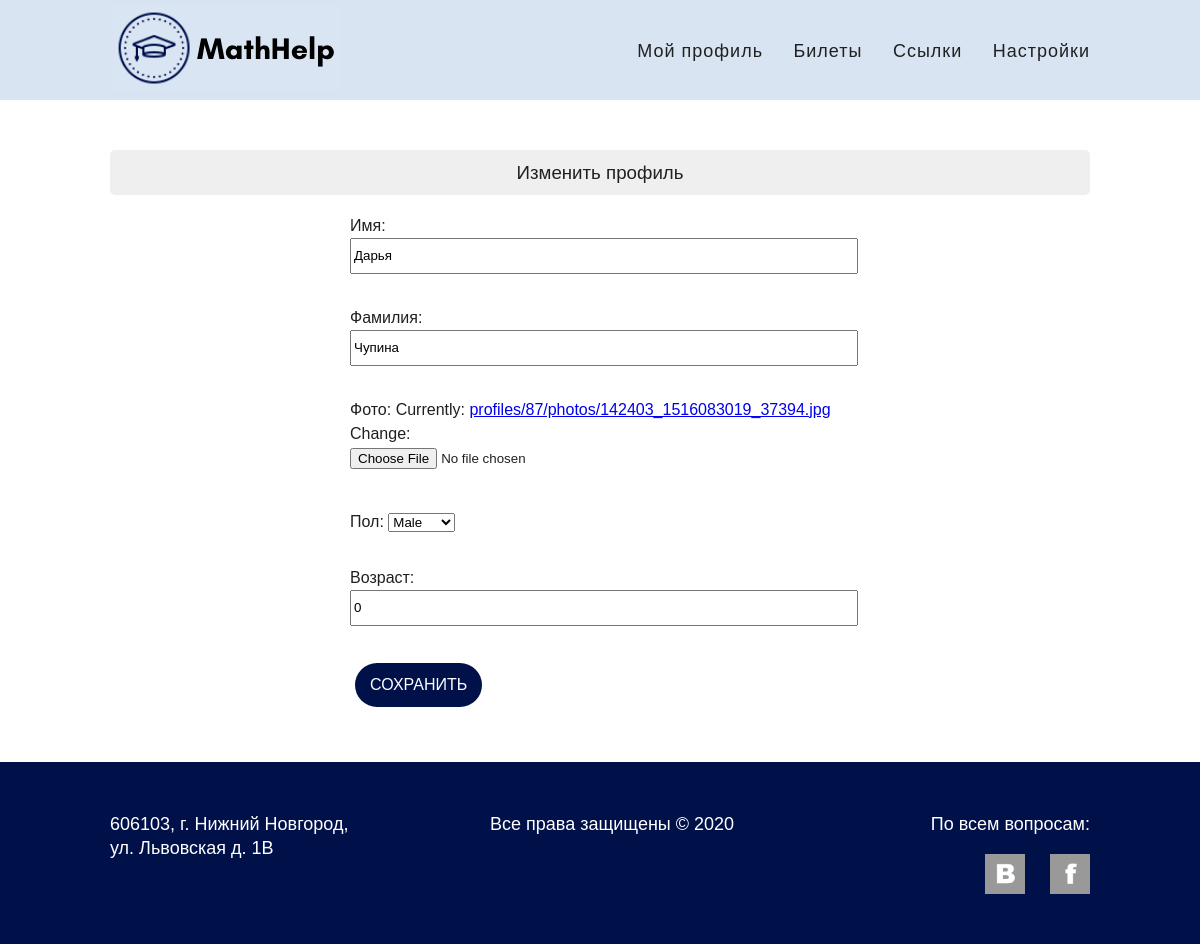
Screenshot of /profiles/dasha234/update (signed in) with the database file from the repository.
### apps/profiles/models.py (models this page shows, shortened)
class Profile(models.Model):
    error_messages = {
        'invalid_delete_photo': 'Can not delete default photo.',
    }
    PHOTO_MAX_WIDTH, PHOTO_MAX_HEIGHT = 250, 250
    DEFAULT_PHOTO_PATH = os.path.join('profiles', 'default-avatar.jpg')
    MALE, FEMALE = 'M', 'F'
    GENDER_CHOICES = ((MALE, 'Male'), (FEMALE, 'Female'))
    user = models.OneToOneField(get_user_model(), on_delete=models.CASCADE)
    first_name = models.CharField(max_length=128, default='', blank=True)
    last_name = models.CharField(max_length=128, default='', blank=True)
    photo = models.ImageField(
        upload_to=get_photo_upload_path, default=DEFAULT_PHOTO_PATH
    )
    gender = models.CharField(
        max_length=1, choices=GENDER_CHOICES, default=MALE, blank=True
    )
    age = models.PositiveSmallIntegerField(default=0, blank=True)
    login_count = models.IntegerField(default=0)
    def get_absolute_url(self):
        return reverse(ProfilesConfig.PROFILE_DETAIL_URL, args=[self.user.username])
    def get_absolute_update_url(self):
        return reverse(ProfilesConfig.PROFILE_UPDATE_URL, args=[self.user.username])

### apps/profiles/views.py (the view)
class ProfileUpdateView(SuccessMessageMixin, UpdateView):
    model = Profile
    form_class = ProfileUpdateForm
    template_name = f'{ProfilesConfig.name}/profile-update.html'
    success_url = reverse_lazy(ProfilesConfig.PROFILE_REDIRECT_URL)
    success_message = 'Профиль был успешно обновлён.'
    def get_object(self):
        return self.request.user.profile

### apps/profiles/forms.py (shortened to what this page needs)
class ProfileUpdateForm(ModelForm):
    error_messages = {
        'invalid_photo_size': \
            f'Максимальный размер фото {Profile.get_max_photo_size_display()}.'
    }
    class Meta:
        model = Profile
        exclude = ['user', 'login_count']
        labels = {
            'first_name': 'Имя',
            'last_name':  'Фамилия',
            'photo':      'Фото',
            'gender':     'Пол',
            'age':        'Возраст',
        }

### apps/accounts/context_processors.py (called while the page is built)
def accounts(request):
    return {
        'ACCOUNT_LOGIN_URL':           AccountsConfig.ACCOUNT_LOGIN_URL,
        'ACCOUNT_LOGOUT_URL':          AccountsConfig.ACCOUNT_LOGOUT_URL,
        'ACCOUNT_SETTINGS_URL':        AccountsConfig.ACCOUNT_SETTINGS_URL,
        'ACCOUNT_CREATE_URL':          AccountsConfig.ACCOUNT_CREATE_URL,
        'ACCOUNT_DELETE_URL':          AccountsConfig.ACCOUNT_DELETE_URL,
        'ACCOUNT_PASSWORD_CHANGE_URL': AccountsConfig.ACCOUNT_PASSWORD_CHANGE_URL,
        'ACCOUNT_USERNAME_UPDATE_URL': AccountsConfig.ACCOUNT_USERNAME_UPDATE_URL,
        'ACCOUNT_EMAIL_UPDATE_URL':    AccountsConfig.ACCOUNT_EMAIL_UPDATE_URL,
    }

### apps/forum/context_processors.py (called while the page is built)
def forum(request):
    return {
        'FORUM_COMMENT_CREATE_URL': ForumConfig.FORUM_COMMENT_CREATE_URL,
        'FORUM_COMMENT_DELETE_URL': ForumConfig.FORUM_COMMENT_DELETE_URL,
    }

### apps/pages/context_processors.py (called while the page is built)
def pages(request):
    return {
        'INDEX_URL':      PagesConfig.INDEX_URL,
        'REFERENCES_URL': PagesConfig.REFERENCES_URL,
    }

### apps/quiz/context_processors.py (called while the page is built)
def quiz(request):
    return {
        'QUIZ_FORM_URL':    QuizConfig.QUIZ_FORM_URL,
        'QUIZ_RESULT_URL':  QuizConfig.QUIZ_RESULT_URL,
        'QUIZ_SAVE_URL':    QuizConfig.QUIZ_SAVE_URL,
        'QUIZ_RESTART_URL': QuizConfig.QUIZ_RESTART_URL,
        'QUIZ_REPORT_URL':  QuizConfig.QUIZ_REPORT_URL,
    }

### apps/tickets/context_processors.py (called while the page is built)
def tickets(request):
    return {
        'TICKET_LIST_URL':     TicketsConfig.TICKET_LIST_URL,
    }

### apps/profiles/templates/profiles/profile-update.html (shortened to what this page needs)
{% extends 'base.html' %}
{% load static %}
{% block content %}
  <section class="get-info">
    <div class="container">
      <div class="heading">
        <h3>Изменить профиль</h3>
      </div>
      <form class="get-info-form" action="{{ user.profile.get_absolute_update_url }}"
        method="POST" enctype="multipart/form-data">
        {{ form.as_p }}
       <button type="submit" class="btn btn-blue">Сохранить</button>
      </form>
    </div>
  </section>
{% endblock %}

### static/css/style.css (style rules this page uses)
body { min-width: 1000px; margin: 0; padding: 0; font-family: Arial, sans-serif; font-size: 16px; line-height: 24px; color: #1f2022; }
.container { width: 980px; margin: 0 auto; padding: 0 10px; }
.btn { display: inline-block; padding: 15px; margin: 5px; font-size: 16px; line-height: 14px; vertical-align: top; text-align: center; text-decoration: none; text-transform: uppercase; color: #ffffff; cursor: pointer; outline: none; border: none; border-radius:999px; }
.btn-blue { background: #00114a; }
.get-info { padding-top: 30px; padding-bottom: 50px; }
.get-info .container { display: table; clear: both; content: ""; }
.get-info-form { margin: 0 auto; width: 500px; }
.get-info-form p { display: block; padding-bottom: 16px; width: 500px; }
.get-info-form input { width: 500px; height: 30px; }
.heading { background: #efefef; border: none; border-radius: 5px; text-align: center; margin-top: 20px; }
.heading h3 { padding-top: 10px; padding-bottom: 10px; font-weight: normal; line-height: 25px; }

### rows the page displays
Profile: first_name "Дарья", last_name "Чупина", gender "Male", age "0"
